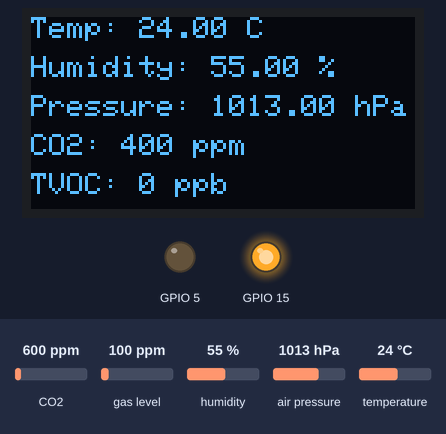
This sketch was run on a simulated ESP32. Shown: 128×64 one-colour display, output pins drawn as LEDs (lit = HIGH). The test bench sets the inputs (shaded band); at power-on: humidity 55 %, air pressure 1013 hPa, temperature 24 °C, CO2 600 ppm, gas level 100 ppm. WiFi joins after 1.5 s; servers stay silent unless stated; uploads are accepted with an empty reply; pins used as bus, display or sensor lines are not drawn; what the sketch prints to the serial monitor is not drawn.

Above: at 5.4 s.
5.5 s: humidity set to 22 %
At 17.3 s:
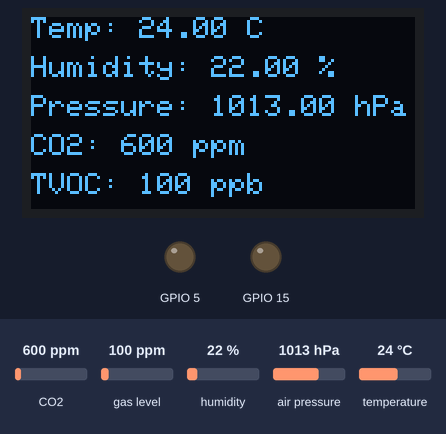
17.6 s: air pressure set to 952 hPa
At 28.4 s:
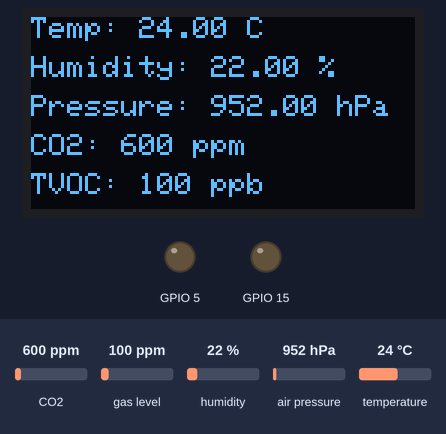
28.9 s: temperature set to 12 °C
At 39.2 s:
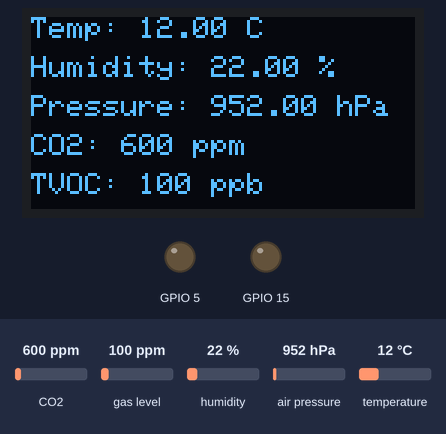
40.2 s: humidity set to 40 %
At 51.2 s:
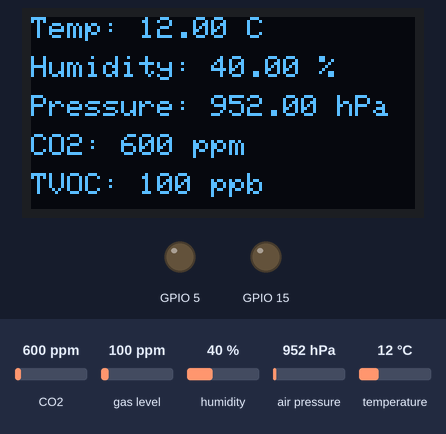
51.5 s: air pressure set to 975 hPa
At 62.2 s:
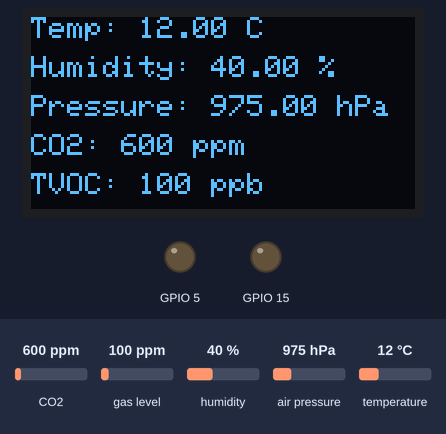
Timing chart, 0 to 63.7 s (numbered marks = the images above; inputs shaded):
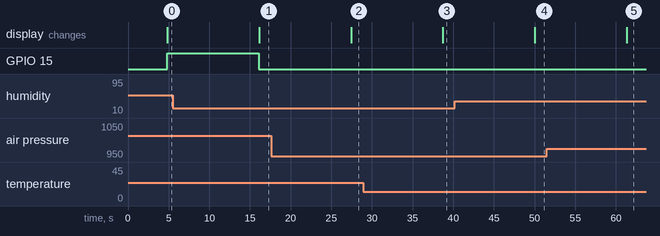

Measured:
- after the input at 5.5 s, the display: changes after 10.6 s (image 1)
- after the input at 17.6 s, the display: changes after 9.8 s (image 2)
- after the input at 28.9 s, the display: changes after 9.8 s (image 3)
- after the input at 40.2 s, the display: changes after 9.8 s (image 4)
- after the input at 51.5 s, the display: changes after 9.8 s (image 5)

The sketch:

ESP32_CO2_Sketch.ino
```cpp
#include <Wire.h>
#include <Adafruit_Sensor.h>
#include <Adafruit_BME280.h>
#include <Adafruit_CCS811.h>
#include <Adafruit_SH1106.h>
#include <WiFiMulti.h>

const char *ssid = "YourWifi";
const char *password = "Password";
const char *host = "host-ip";
const char *url = "/your-directory/your-endpoint.php";

Adafruit_SH1106 display(4);
Adafruit_BME280 bme;
Adafruit_CCS811 ccs;
WiFiMulti WiFiMulti;

void setup() {
  Serial.begin(115200);
  Wire.begin();
  display.begin(SH1106_SWITCHCAPVCC, 0x3C);
  pinMode(4, OUTPUT);
  pinMode(5, OUTPUT);
  pinMode(15, OUTPUT);

  WiFiMulti.addAP(ssid, password);
  while (WiFiMulti.run() != WL_CONNECTED) delay(500);

  if (!bme.begin(0x76)) while (1);
  if (!ccs.begin()) while (1);
  delay(2000);
}

void loop() {
  float temperature = bme.readTemperature();
  float humidity = bme.readHumidity();
  float pressure = bme.readPressure() / 100.0F;
  int co2 = ccs.geteCO2();
  int tvoc = ccs.getTVOC();

  WiFiClient client;
  if (!client.connect(host, 8089)) return;

  String postData = String("temperature=") + String(temperature) + String("&humidity=") + String(humidity) + String("&pressure=") + String(pressure) + String("&co2=") + String(co2) + String("&tvoc=") + String(tvoc);

  client.print("POST " + String(url) + " HTTP/1.1\r\n"
               + "Host: " + String(host) + "\r\n"
               + "Content-Type: application/x-www-form-urlencoded\r\n"
               + "Content-Length: " + String(postData.length()) + "\r\n"
               + "\r\n"
               + postData);

  while (client.connected()) {
    if (client.available()) Serial.println(client.readStringUntil('\r'));
  }

  if (ccs.available() && ccs.readData()) return;

  if (co2 < 500) {
    digitalWrite(15, HIGH);
    digitalWrite(4, LOW);
    digitalWrite(5, LOW);
  } else if (co2 < 1200) {
    digitalWrite(15, LOW);
    digitalWrite(4, HIGH);
    digitalWrite(5, LOW);
  } else {
    digitalWrite(15, LOW);
    digitalWrite(4, LOW);
    digitalWrite(5, HIGH);
  }

  display.clearDisplay();
  display.setTextSize(1);
  display.setTextColor(WHITE);
  display.setCursor(0, 0);
  display.print("Temp: ");
  display.print(temperature);
  display.print(" C");
  display.setCursor(0, 13);
  display.print("Humidity: ");
  display.print(humidity);
  display.print(" %");
  display.setCursor(0, 26);
  display.print("Pressure: ");
  display.print(pressure);
  display.print(" hPa");
  display.setCursor(0, 39);
  display.print("CO2: ");
  display.print(co2);
  display.print(" ppm");
  display.setCursor(0, 52);
  display.print("TVOC: ");
  display.print(tvoc);
  display.print(" ppb");
  display.display();


  Serial.print("Temp: ");                //Display readings on serial monitor
  Serial.println(temperature);
  Serial.print("Humidity: ");
  Serial.println(humidity);
  Serial.print("Pressure: ");
  Serial.println(pressure);
  Serial.print("CO2: ");
  Serial.print(ccs.geteCO2());
  Serial.println(" ppm");
  Serial.print("TVOC: ");
  Serial.print(ccs.getTVOC());
  Serial.println(" ppb");
  delay(10000);
  display.clearDisplay();
}
```
